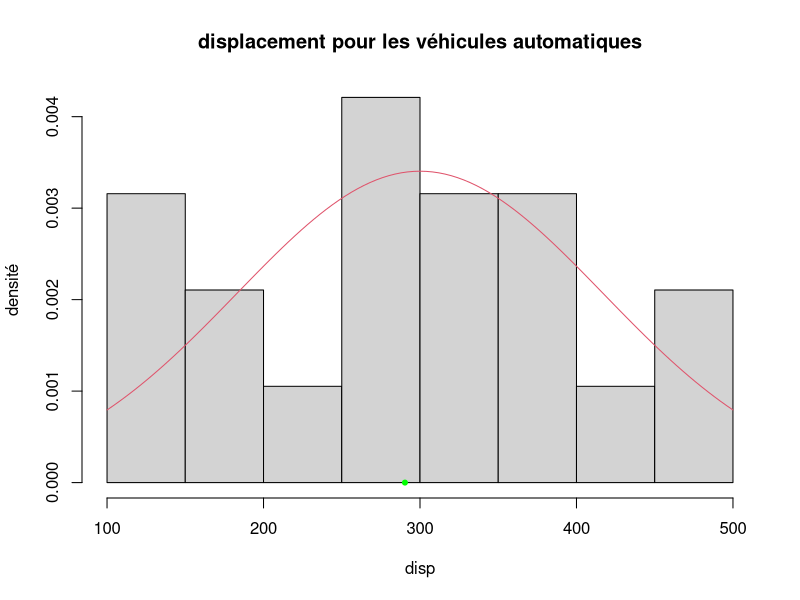

Source code (R):
#EXERCICE 1

mtcars<- mtcars
x<-mtcars$disp[mtcars$am == 0 ]    #les vehicules automatiques
y<-mtcars$disp[mtcars$am ==1 ]   #les vehicules manuelles

#pour calculer la taille on utilise length
nx<- length(x)
ny<-length(y)

#pour calculer les moyennes on utilise mean
mx<- mean(x)
my<-mean(y)

#pour calculer la variance empirique corrigee on utilise var
vex<- var(x)
vey<-var(y)
#pour calculer la variance empirque
vx<-(nx-1)/nx*vex
vy<-(ny-1)/ny*vey

#pour calculer l'ecart-type on utilise sd
sdex<-sd(x)
sdey<-sd(y)

#pour construire un tableau
data.frame("boite automatique" =c("taille","moyenne","variance empirique",
                                  "variance empirique corrigée", "ecart-type emp. corrigé"),
           valeurs_x=c(nx,mx,vx,vex,sdex),
           "boite manuelle" =c("taille","moyenne","variance empirique",
                               "variance empirique corrigée", "ecart-type emp. corrigé"),
           valeurs_y=c(ny,my,vy,vey,sdey))->d
print(d,digits=2)


#Commentaire : la variable disp est en moyenne presque deux fois plus élevée 
#pour les véhicules automatiques que pour les véhicules manuels.
#Ces derniers sont donc beaucoup moins puissants en moyenne.
#Par ailleurs les indices de dispersion étant autour de la centaine et comparables,
#l’écart observé sur les moyennes est assez significatif.

#EXERCICE 2
table<-table(x)
table
#1- La variable disp est continue.
#En effet son tableau en effectifs obtenu avec la fonction table montre très peu 
#de répétitions de mêmes valeurs dans l’échantillon.
#2-On représente donc sa répartition observée avec un histogramme en densité.
hist(x,probability = T, main="displacement pour les véhicules automatiques",
     xlab="disp",ylab="densité")
curve(dnorm(x,mean(x),sd(x)),add=T,col=2)  #ajouter la densitee d'une variable normale
points(mean(x),0,col="green",pch=20)        #ajuter des points
















